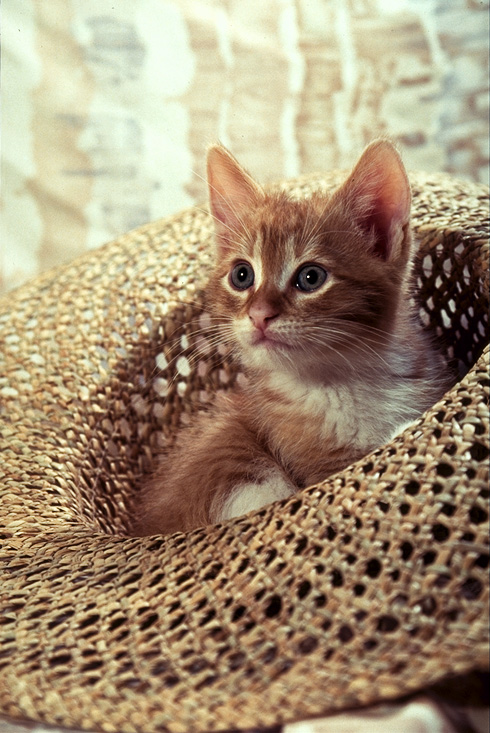
#> input picture Ex 3.12/images/cat.png, 490 x 733 px, found by its file name
$ python main.py
#> lines starting #> are read from the running program, lines starting #| are printed output that depends on the picture
### Ex 3.12/filter.py
import cv2
import numpy as np

# Regular Sharpen
def sharpenImage(img):
    kernel_sharpening = np.array([[-1, -1, -1], [-1, 9, -1], [-1, -1, -1]])
    sharpened = cv2.filter2D(img, -1, kernel_sharpening)

    return sharpened


# Edge Enhanced
def edgeEnhance(img):
    kernel_edge = (
        np.array(
            [
                [-1, -1, -1, -1, -1],
                [-1, 2, 2, 2, -1],
                [-1, 2, 8, 2, -1],
                [-2, 2, 2, 2, -1],
                [-1, -1, -1, -1, -1],
            ]
        )
        / 8.0
    )
    edge = cv2.filter2D(img, -1, kernel_edge)

    return edge


# Blur Image
# [4 lines left out: function gaussianBlur, not called in this run]


def medianBlur(img):
    median = cv2.medianBlur(img, 5)

    return median


# Noise Removal
def noiseRemoval(img):
    noiseRemoval = cv2.bilateralFilter(img, 5, 75, 75)

    return noiseRemoval


# Resize Image
def resizeImage(img):
    scale_percent = 60  # percent of original size
    width = int(img.shape[1] * scale_percent / 100)
    height = int(img.shape[0] * scale_percent / 100)
    dim = (width, height)

    # resize image
    resized = cv2.resize(img, dim, interpolation=cv2.INTER_AREA)

    return resized

### Ex 3.12/main.py
import cv2
import numpy as np
import filter as lib

if __name__ == "__main__":
    # The path to the image that we want to sharpen.
    path = "images\cat.png"

    # Reading the image from the path and storing it in the variable img.
    img = cv2.imread(path)
#> img is the input picture: shape (733, 490, 3); mean B, G, R 116.7, 143.2, 162.7

    # Resize the image to a smaller size.
    img = lib.resizeImage(img)
#> in resizeImage, `resized = cv2.resize(img, dim, interpolation=cv2.INTER_AREA)`:
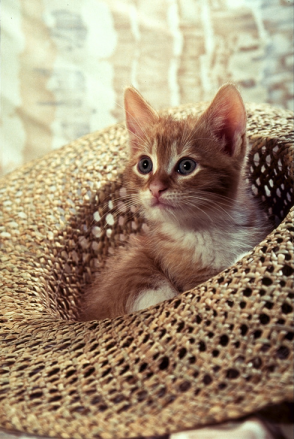
#> resized: shape (439, 294, 3); mean B, G, R 116.7, 143.2, 162.7

    # Regular Sharpen
    sharp = lib.sharpenImage(img)
#> in sharpenImage, `sharpened = cv2.filter2D(img, -1, kernel_sharpening)`:
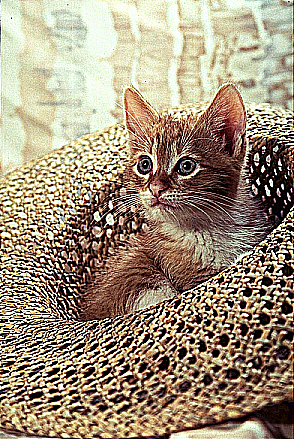
#> sharpened: shape (439, 294, 3); mean B, G, R 123, 145, 160.8

    # Edge Enhanced
    edge = lib.edgeEnhance(img)
#> in edgeEnhance, `edge = cv2.filter2D(img, -1, kernel_edge)`:
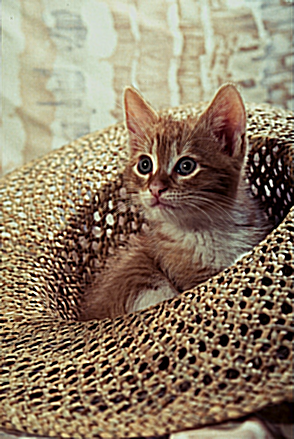
#> edge: shape (439, 294, 3); mean B, G, R 103.8, 126.8, 143.2

    # Blur Image
    blur = lib.medianBlur(img)
#> in medianBlur, `median = cv2.medianBlur(img, 5)`:
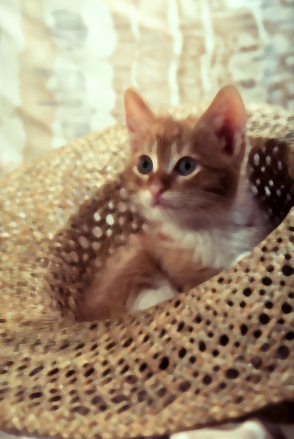
#> median: shape (439, 294, 3); mean B, G, R 116.4, 143.3, 163.4

    # Noise Removal
    noise = lib.noiseRemoval(img)

    # Stacking the images horizontally.
    res = np.hstack((img, sharp, edge, blur, noise))
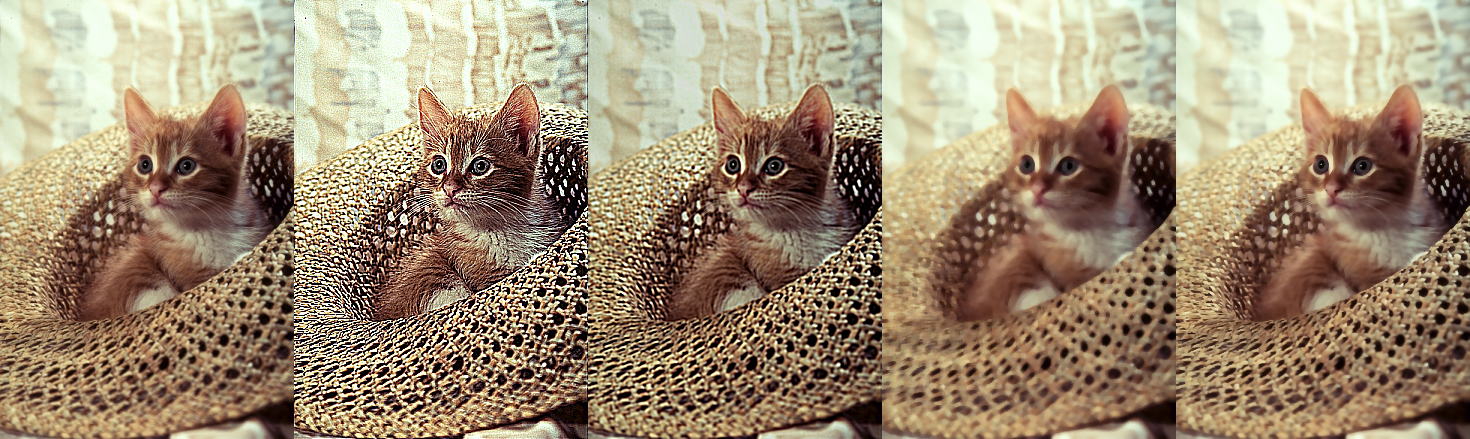
#> res: shape (439, 1470, 3); mean B, G, R 115.3, 140.3, 158.6

    # Display the images.
    cv2.imshow(
        "Normal vs Sharpening Image vs Edge Enhanced vs Bluring Image vs Noise Removal",
        res,
    )

    cv2.waitKey(0)
    cv2.destroyAllWindows()
